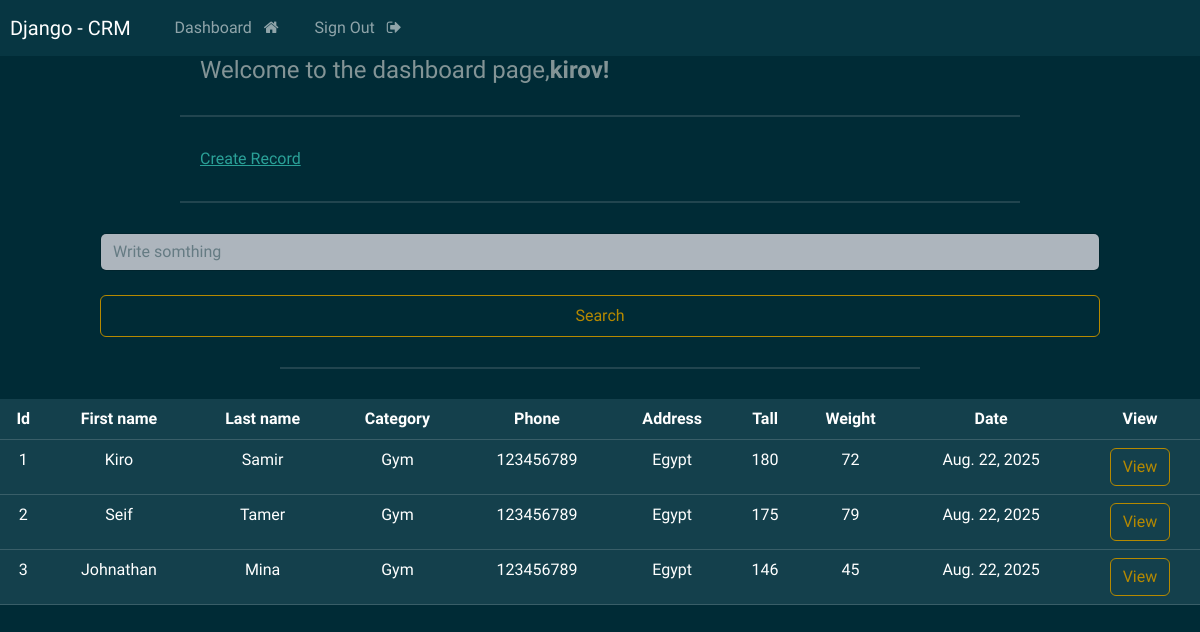
The page /dashboard/ (signed in) on the database its author committed.
### webapp/models.py (models this page shows, shortened)
class Record(models.Model):
    first_name=models.CharField(max_length=250)
    last_name=models.CharField(max_length=250)
    Category = models.ForeignKey(Category, on_delete=models.CASCADE)
    phone=models.IntegerField()
    tall=models.IntegerField()
    weight=models.IntegerField()
    address=models.CharField(max_length=500)
    created_at=models.DateField(auto_now_add=True)
    class Meta:
        ordering = ['-created_at']

class Category (models.Model):
    name=models.CharField(max_length=250)
    create_at=models.DateTimeField(auto_now_add=True)
    def __str__(self):
        return self.name

### webapp/views.py (the view)
# urls.py: path('dashboard/',views.dashboard,name='dashboard'),
@login_required(login_url='login')
def dashboard(request):
    records = Record.objects.all()
    return render(request,'web/dashboard.html',context={'record':records})

### templates/web/dashboard.html (shortened to what this page needs)
{% extends 'base.html'%}
{%block content%}
<h4 style="padding-left: 200px;">Welcome to the dashboard page,<b>{{user}}!</b></h4>
<hr style="border : 1px solid ; margin: 30px 180px;">
<div style="padding-left: 200px;">
<a href="{% url 'createrecord' %}" class="btn-outline-primary">Create Record</a>
</div>
<hr style="border : 1px solid ; margin: 30px 180px;">
<div class="text-center" style="margin: 0px 100px;">
    <form action="{% url 'search' %}" method="GET">
        <input type="search" name="query" placeholder="Write somthing" class="form-control mr-sm-2">
        <button type="submit" class="btn btn-outline-primary w-100 btn-block p-2">Search</button>
    </form>
    <hr style="border : 1px solid ; margin: 30px 180px;">
</div>
<div class="text-center">
    <table class="table table-dark">
  <thead>
    <tr>
      <th scope="col">Id</th>
      <th scope="col">First name</th>
      <th scope="col">Last name</th>
      <th scope="col">Category</th>
      <th scope="col">Phone</th>
      <th scope="col">Address</th>
      <th scope="col">Tall</th>
      <th scope="col">Weight</th>
      <th scope="col">Date</th>
      <th scope="col">View</th>
    </tr>
  </thead>
  <tbody>
    {% if record %}
    {% for record in record %}
    <tr>
      <td>{{ record.id }}</td>
      <td>{{ record.first_name }}</td>
      <td>{{ record.last_name }}</td>
      <td>{{ record.Category }}</td>
      <td>{{ record.phone }}</td>
      <td>{{ record.address }}</td>
      <td>{{ record.tall }}</td>
      <td>{{ record.weight }}</td>
      <td>{{ record.created_at }}</td>
      <td><a href="{% url 'view_record' record.id %}" class="btn btn-outline-primary">View</a></td>
    </tr>
   {% endfor %}
   {% endif %}
  </tbody>
</table>
</div>
{% endblock %}

### rows shown on the page
Record: id "1", first_name "Kiro", last_name "Samir", Category "Gym", phone "123456789", address "Egypt", tall "180", weight "72", created_at "Aug. 22, 2025"
Record: id "2", first_name "Seif", last_name "Tamer", Category "Gym", phone "123456789", address "Egypt", tall "175", weight "79", created_at "Aug. 22, 2025"
Record: id "3", first_name "Johnathan", last_name "Mina", Category "Gym", phone "123456789", address "Egypt", tall "146", weight "45", created_at "Aug. 22, 2025"

### other values the page prints
{{ user }} "kirov"
